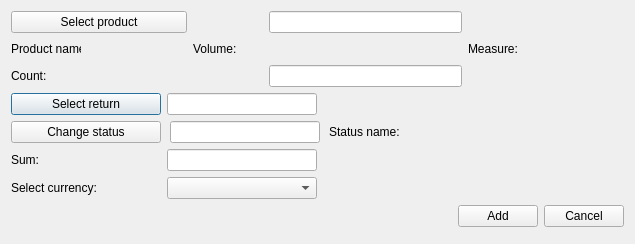
<?xml version="1.0" encoding="UTF-8"?>
<ui version="4.0">
 <class>CreateRtrnList</class>
 <widget class="QDialog" name="CreateRtrnList">
  <property name="geometry">
   <rect>
    <x>0</x>
    <y>0</y>
    <width>635</width>
    <height>244</height>
   </rect>
  </property>
  <property name="windowTitle">
   <string>Create/Update product in return list</string>
  </property>
  <property name="locale">
   <locale language="English" country="UnitedStates"/>
  </property>
  <property name="modal">
   <bool>false</bool>
  </property>
  <layout class="QGridLayout" name="gridLayout">
   <property name="leftMargin">
    <number>11</number>
   </property>
   <property name="topMargin">
    <number>11</number>
   </property>
   <property name="rightMargin">
    <number>11</number>
   </property>
   <property name="bottomMargin">
    <number>17</number>
   </property>
   <item row="3" column="0" colspan="6">
    <widget class="QWidget" name="editSectionWgt" native="true">
     <layout class="QGridLayout" name="gridLayout_3">
      <property name="leftMargin">
       <number>0</number>
      </property>
      <property name="topMargin">
       <number>0</number>
      </property>
      <property name="rightMargin">
       <number>0</number>
      </property>
      <property name="bottomMargin">
       <number>0</number>
      </property>
      <item row="2" column="1">
       <widget class="QLineEdit" name="sumEdit">
        <property name="maximumSize">
         <size>
          <width>150</width>
          <height>16777215</height>
         </size>
        </property>
        <property name="toolTip">
         <string>&lt;html&gt;&lt;head/&gt;&lt;body&gt;&lt;p&gt;For example: 1000 (depends on currency, 1000 USD)&lt;/p&gt;&lt;/body&gt;&lt;/html&gt;</string>
        </property>
       </widget>
      </item>
      <item row="2" column="0">
       <widget class="QLabel" name="sumLb">
        <property name="minimumSize">
         <size>
          <width>150</width>
          <height>0</height>
         </size>
        </property>
        <property name="text">
         <string>Sum:</string>
        </property>
       </widget>
      </item>
      <item row="0" column="1">
       <widget class="QLineEdit" name="returnEdit">
        <property name="maximumSize">
         <size>
          <width>150</width>
          <height>16777215</height>
         </size>
        </property>
        <property name="text">
         <string/>
        </property>
        <property name="readOnly">
         <bool>true</bool>
        </property>
       </widget>
      </item>
      <item row="0" column="0">
       <widget class="QPushButton" name="returnBtn">
        <property name="maximumSize">
         <size>
          <width>150</width>
          <height>16777215</height>
         </size>
        </property>
        <property name="text">
         <string>Select return</string>
        </property>
       </widget>
      </item>
      <item row="0" column="2">
       <spacer name="horizontalSpacer_2">
        <property name="orientation">
         <enum>Qt::Horizontal</enum>
        </property>
        <property name="sizeHint" stdset="0">
         <size>
          <width>40</width>
          <height>20</height>
         </size>
        </property>
       </spacer>
      </item>
      <item row="2" column="2">
       <spacer name="horizontalSpacer_3">
        <property name="orientation">
         <enum>Qt::Horizontal</enum>
        </property>
        <property name="sizeHint" stdset="0">
         <size>
          <width>40</width>
          <height>20</height>
         </size>
        </property>
       </spacer>
      </item>
      <item row="3" column="0">
       <widget class="QLabel" name="currencyLb">
        <property name="text">
         <string>Select currency:</string>
        </property>
       </widget>
      </item>
      <item row="3" column="1">
       <widget class="QComboBox" name="currencyCmb">
        <property name="maximumSize">
         <size>
          <width>150</width>
          <height>16777215</height>
         </size>
        </property>
       </widget>
      </item>
      <item row="3" column="2">
       <spacer name="horizontalSpacer_4">
        <property name="orientation">
         <enum>Qt::Horizontal</enum>
        </property>
        <property name="sizeHint" stdset="0">
         <size>
          <width>40</width>
          <height>20</height>
         </size>
        </property>
       </spacer>
      </item>
      <item row="1" column="0" colspan="3">
       <widget class="QWidget" name="statusWidget" native="true">
        <layout class="QHBoxLayout" name="horizontalLayout_3">
         <property name="spacing">
          <number>9</number>
         </property>
         <property name="leftMargin">
          <number>0</number>
         </property>
         <property name="topMargin">
          <number>0</number>
         </property>
         <property name="rightMargin">
          <number>0</number>
         </property>
         <property name="bottomMargin">
          <number>0</number>
         </property>
         <item>
          <widget class="QPushButton" name="statusBtn">
           <property name="sizePolicy">
            <sizepolicy hsizetype="Fixed" vsizetype="Fixed">
             <horstretch>0</horstretch>
             <verstretch>0</verstretch>
            </sizepolicy>
           </property>
           <property name="minimumSize">
            <size>
             <width>150</width>
             <height>0</height>
            </size>
           </property>
           <property name="text">
            <string>Change status</string>
           </property>
          </widget>
         </item>
         <item>
          <widget class="QLineEdit" name="statusEdit">
           <property name="maximumSize">
            <size>
             <width>150</width>
             <height>16777215</height>
            </size>
           </property>
           <property name="readOnly">
            <bool>true</bool>
           </property>
          </widget>
         </item>
         <item>
          <widget class="QLabel" name="statusLb">
           <property name="text">
            <string>Status name:</string>
           </property>
          </widget>
         </item>
         <item>
          <widget class="QLabel" name="statusPh">
           <property name="minimumSize">
            <size>
             <width>120</width>
             <height>0</height>
            </size>
           </property>
           <property name="font">
            <font>
             <family>Times New Roman</family>
             <pointsize>12</pointsize>
             <weight>75</weight>
             <italic>true</italic>
             <bold>true</bold>
            </font>
           </property>
           <property name="text">
            <string/>
           </property>
          </widget>
         </item>
        </layout>
       </widget>
      </item>
     </layout>
    </widget>
   </item>
   <item row="1" column="0">
    <widget class="QLabel" name="prodNameLb">
     <property name="minimumSize">
      <size>
       <width>70</width>
       <height>0</height>
      </size>
     </property>
     <property name="maximumSize">
      <size>
       <width>70</width>
       <height>16777215</height>
      </size>
     </property>
     <property name="text">
      <string>Product name:</string>
     </property>
    </widget>
   </item>
   <item row="1" column="2">
    <widget class="QLabel" name="volumeLb">
     <property name="minimumSize">
      <size>
       <width>70</width>
       <height>0</height>
      </size>
     </property>
     <property name="maximumSize">
      <size>
       <width>70</width>
       <height>16777215</height>
      </size>
     </property>
     <property name="text">
      <string>Volume:</string>
     </property>
    </widget>
   </item>
   <item row="1" column="3">
    <widget class="QLabel" name="volumePh">
     <property name="minimumSize">
      <size>
       <width>100</width>
       <height>0</height>
      </size>
     </property>
     <property name="font">
      <font>
       <family>Times New Roman</family>
       <pointsize>12</pointsize>
       <weight>75</weight>
       <italic>true</italic>
       <bold>true</bold>
      </font>
     </property>
     <property name="text">
      <string/>
     </property>
    </widget>
   </item>
   <item row="1" column="4">
    <widget class="QLabel" name="measureLb">
     <property name="text">
      <string>Measure:</string>
     </property>
    </widget>
   </item>
   <item row="1" column="1">
    <widget class="QLabel" name="prodNamePh">
     <property name="minimumSize">
      <size>
       <width>100</width>
       <height>0</height>
      </size>
     </property>
     <property name="font">
      <font>
       <family>Times New Roman</family>
       <pointsize>12</pointsize>
       <weight>75</weight>
       <italic>true</italic>
       <bold>true</bold>
      </font>
     </property>
     <property name="text">
      <string/>
     </property>
    </widget>
   </item>
   <item row="4" column="0" colspan="6">
    <layout class="QHBoxLayout" name="horizontalLayout">
     <item>
      <spacer name="horizontalSpacer">
       <property name="orientation">
        <enum>Qt::Horizontal</enum>
       </property>
       <property name="sizeHint" stdset="0">
        <size>
         <width>40</width>
         <height>20</height>
        </size>
       </property>
      </spacer>
     </item>
     <item>
      <widget class="QPushButton" name="addBtn">
       <property name="text">
        <string>Add</string>
       </property>
      </widget>
     </item>
     <item>
      <widget class="QPushButton" name="cancelBtn">
       <property name="text">
        <string>Cancel</string>
       </property>
      </widget>
     </item>
    </layout>
   </item>
   <item row="1" column="5">
    <widget class="QLabel" name="measurePh">
     <property name="minimumSize">
      <size>
       <width>100</width>
       <height>0</height>
      </size>
     </property>
     <property name="font">
      <font>
       <family>Times New Roman</family>
       <pointsize>12</pointsize>
       <weight>75</weight>
       <italic>true</italic>
       <bold>true</bold>
      </font>
     </property>
     <property name="text">
      <string/>
     </property>
    </widget>
   </item>
   <item row="0" column="0" colspan="2">
    <widget class="QPushButton" name="productBtn">
     <property name="text">
      <string>Select product</string>
     </property>
    </widget>
   </item>
   <item row="2" column="0" colspan="2">
    <widget class="QLabel" name="countLb">
     <property name="minimumSize">
      <size>
       <width>150</width>
       <height>0</height>
      </size>
     </property>
     <property name="text">
      <string>Count:</string>
     </property>
    </widget>
   </item>
   <item row="0" column="3">
    <widget class="QLineEdit" name="productEdit">
     <property name="readOnly">
      <bool>true</bool>
     </property>
    </widget>
   </item>
   <item row="2" column="3">
    <widget class="QLineEdit" name="countEdit">
     <property name="toolTip">
      <string>&lt;html&gt;&lt;head/&gt;&lt;body&gt;&lt;p&gt;For example: 10&lt;/p&gt;&lt;/body&gt;&lt;/html&gt;</string>
     </property>
    </widget>
   </item>
  </layout>
 </widget>
 <tabstops>
  <tabstop>productBtn</tabstop>
  <tabstop>countEdit</tabstop>
  <tabstop>returnBtn</tabstop>
  <tabstop>statusBtn</tabstop>
  <tabstop>addBtn</tabstop>
  <tabstop>cancelBtn</tabstop>
  <tabstop>productEdit</tabstop>
  <tabstop>returnEdit</tabstop>
  <tabstop>statusEdit</tabstop>
  <tabstop>sumEdit</tabstop>
  <tabstop>currencyCmb</tabstop>
 </tabstops>
 <resources/>
 <connections/>
</ui>
